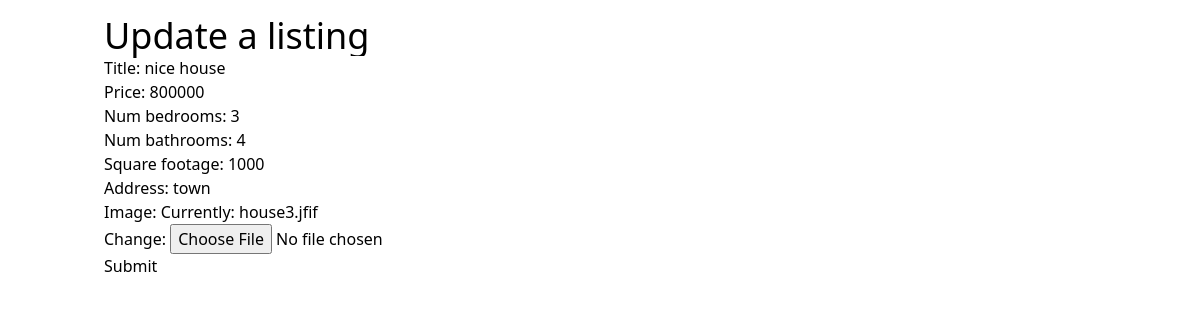
The page /listings/4/edit/ on the database its author committed.
### listings/models.py (models this page shows, shortened)
class Listing(models.Model):
    title=models.CharField(max_length=50)
    price=models.IntegerField()
    num_bedrooms=models.IntegerField()
    num_bathrooms=models.IntegerField()
    square_footage=models.IntegerField()
    address=models.CharField(max_length=100)
    image=models.ImageField()

### listings/views.py (the view)
# urls.py: path('listings/<pk>/edit/',listing_update),
def listing_update(request,pk):
    listing=Listing.objects.get(id=pk)
    form=ListingForm(instance=listing)
    if request.method =='POST':
        form=ListingForm(request.POST,instance=listing,files=request.FILES)
        print(request.POST)
        if form.is_valid():
            form.save()
            return redirect('/')
    context ={
        'form':form
    }
    return render(request,'listing_update.html', context)

### listings/forms.py
class ListingForm(ModelForm):
    class Meta:
        model =Listing
        fields=[
            'title',
            'price',
            'num_bedrooms',
            'num_bathrooms',
            'square_footage',
            'address',
            'image'
        ]

### templates/listing_update.html (shortened to what this page needs)
{% extends 'base.html'%}
{% block content %}
<h1 class="text-4xl"> Update a listing</h1>
<form method="post" enctype="multipart/form-data">
    {{form.as_p}}
    <button type="submit" > Submit</button>
</form>
{% endblock%}

### rows shown on the page
Listing: title "nice house", price "800000", num_bedrooms "3", num_bathrooms "4", square_footage "1000", address "town"
